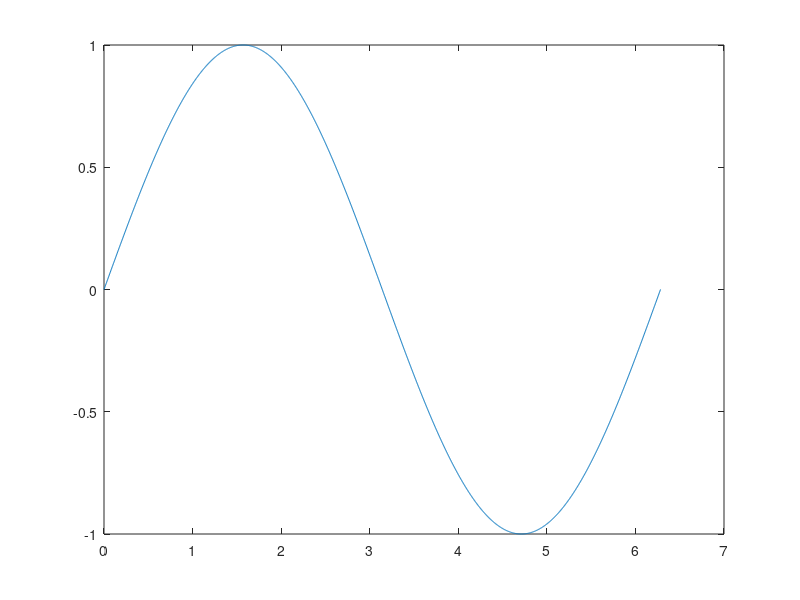

Write MATLAB code to recreate this figure.

clc
clear
close all

x = 0:pi*0.001:2*pi;
x = x';
y = sin(x);%+0.05*randn(size(x)); % trainning data set
plot(x,y)

%%
x = [x,ones(length(x),1)];

nn = 10;
W1 = rand(nn,2);
W2 = rand(nn,1);
grad = 1;
yhat = zeros(size(x,1),1);
err = Inf;

a = zeros(length(x),nn)
inter = 1;
while err>0.0011

    for i=1:nn
        a(:,i) = a(:,i) + x(:,1)*W1(i,1) + x(:,2)*W1(i,2) ;
        z(:,i) = 1./(1+exp(-a(:,i)));
        yhat = yhat + z(:,i)*W2(i);
    end

    delta21 = yhat-y;
    for i=1:nn
        delta1(:,i) = exp(-a(:,i))./((1+exp(-a(:,i))).^2).*W2(i).*delta21;
        dEndw2(:,i) = delta21.*z(:,i);
        dEndw11(:,i) = delta1(:,i).*x(:,1); %fof first input
        dEndw12(:,i) = delta1(:,i).*x(:,2); %fof second input
    end

    grad1 = [sum(dEndw11);sum(dEndw12)]';
    grad2 = sum(dEndw2)';

    eta = 0.001;
    W1 = W1-eta*grad1;
    W2 = W2-eta*grad2;
    err = (sum(delta21.^2)/size(x,1)).^0.5;
    if isnan(err)
        err
    end
    inter = inter + 1;
end

%% 3 loops inside the simplenet 

hold on

plot(x(:,1),yhat)